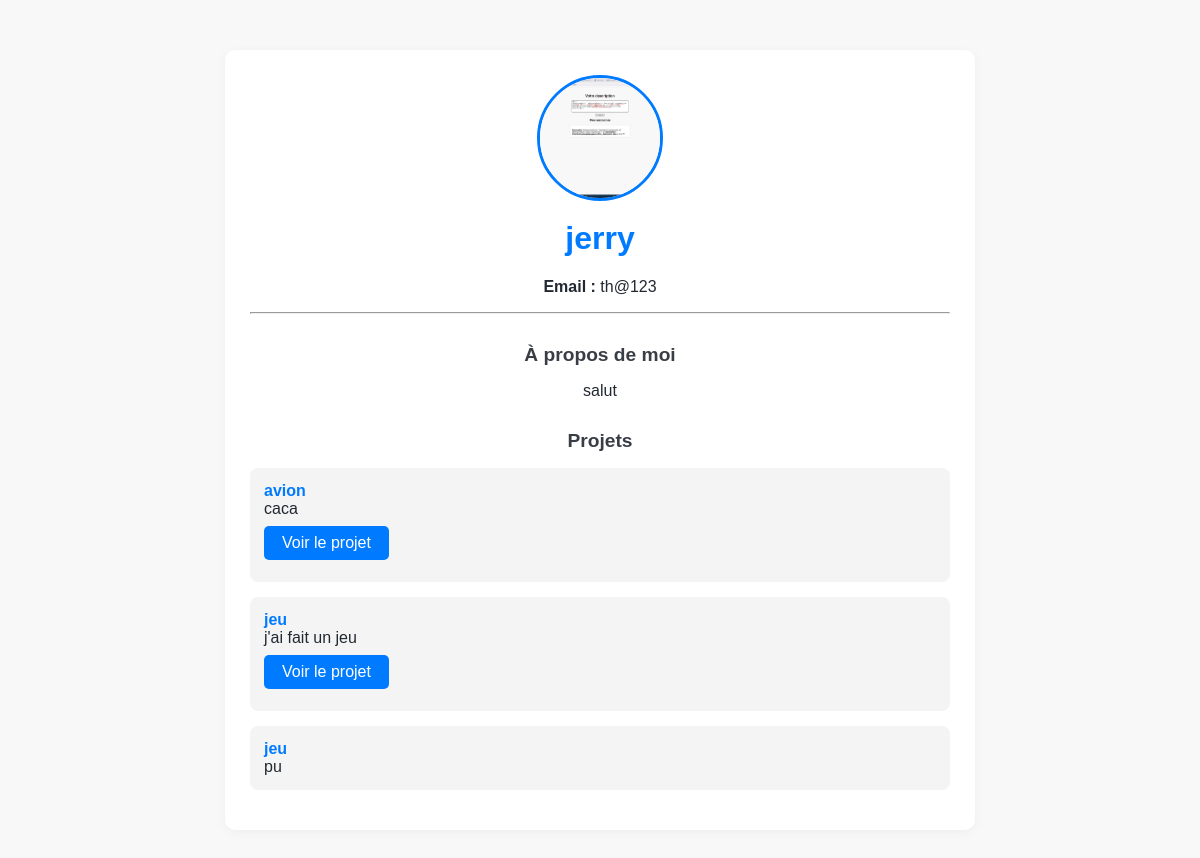
The app's page /pages/portfolio.php?id=3 with its own data.
### tables this page shows
CREATE TABLE utilisateurs (
            id INTEGER PRIMARY KEY AUTOINCREMENT,
            nom TEXT NOT NULL,
            email TEXT NOT NULL UNIQUE,
            mot_de_passe TEXT NOT NULL
        , photo TEXT, description TEXT, theme_id INTEGER);

CREATE TABLE projets (
            id INTEGER PRIMARY KEY AUTOINCREMENT,
            utilisateur_id INTEGER NOT NULL,
            titre TEXT NOT NULL,
            description TEXT,
            lien TEXT,
            FOREIGN KEY (utilisateur_id) REFERENCES utilisateurs(id)
        );

### pages/portfolio.php (the view, shortened to what this page needs)
<?php
try {
   $db = new PDO("sqlite:../db/ma_base.db");
    $db->setAttribute(PDO::ATTR_ERRMODE, PDO::ERRMODE_EXCEPTION);
} catch (PDOException $e) {
    echo "Erreur : " . $e->getMessage();
    exit();
}
$id = intval($_GET['id']);
$stmt = $db->prepare("SELECT * FROM utilisateurs WHERE id = :id");
$stmt->bindParam(':id', $id);
$stmt->execute();
$utilisateur = $stmt->fetch(PDO::FETCH_ASSOC);
$stmtProjets = $db->prepare("SELECT * FROM projets WHERE utilisateur_id = :id");
$stmtProjets->bindParam(':id', $id);
$stmtProjets->execute();
$projets = $stmtProjets->fetchAll(PDO::FETCH_ASSOC);
?>
<!DOCTYPE html>
<html lang="fr">
<head>
</head>
<body>
<div class="container">
    <?php if (!empty($utilisateur['photo'])): ?>
        <img src="../<?= htmlspecialchars($utilisateur['photo']) ?>" alt="Photo de profil" class="profile-img">
    <?php endif; ?>
    <h1><?= htmlspecialchars($utilisateur['nom']) ?></h1>
    <p><strong>Email :</strong> <?= htmlspecialchars($utilisateur['email']) ?></p>
    <hr>
    <h2>À propos de moi</h2>
    <p><?= nl2br(htmlspecialchars($utilisateur['description'] ?? "Aucune description.")) ?></p>
    <h2>Projets</h2>
    <?php if (count($projets) > 0): ?>
        <ul>
            <?php foreach ($projets as $projet): ?>
                <li>
                    <span class="projet-titre"><?= htmlspecialchars($projet['titre']) ?></span><br>
                    <?= htmlspecialchars($projet['description']) ?><br>
                    <?php if (!empty($projet['lien'])): ?>
                        <a href="<?= htmlspecialchars($projet['lien']) ?>" target="_blank" class="btn">Voir le projet</a>
                    <?php endif; ?>
                </li>
            <?php endforeach; ?>
        </ul>
    <?php else: ?>
        <p>Aucun projet ajouté.</p>
    <?php endif; ?>
</div>
</body>
</html>

### records on screen
utilisateurs: photo (picture), nom "jerry", email "th@123", description "salut"
projets: titre "avion", description "caca"
projets: titre "jeu", description "j'ai fait un jeu"
projets: titre "jeu", description "pu"
